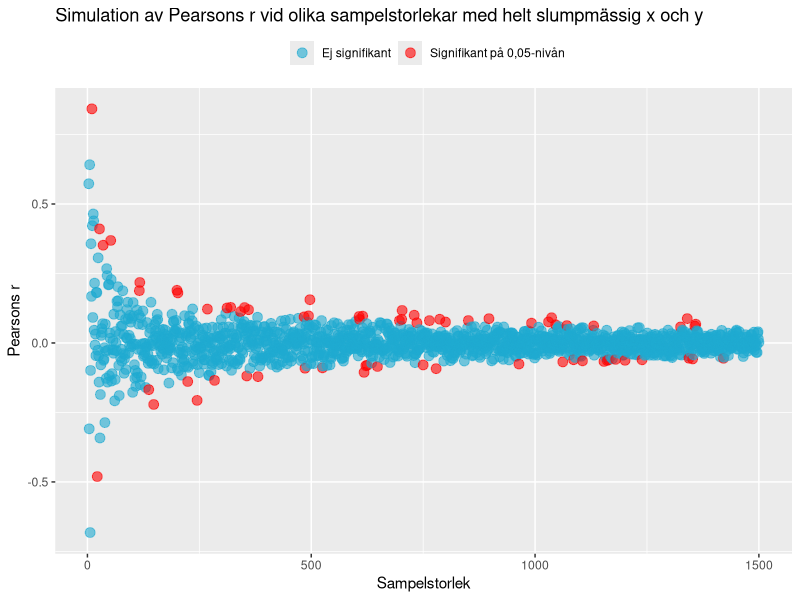
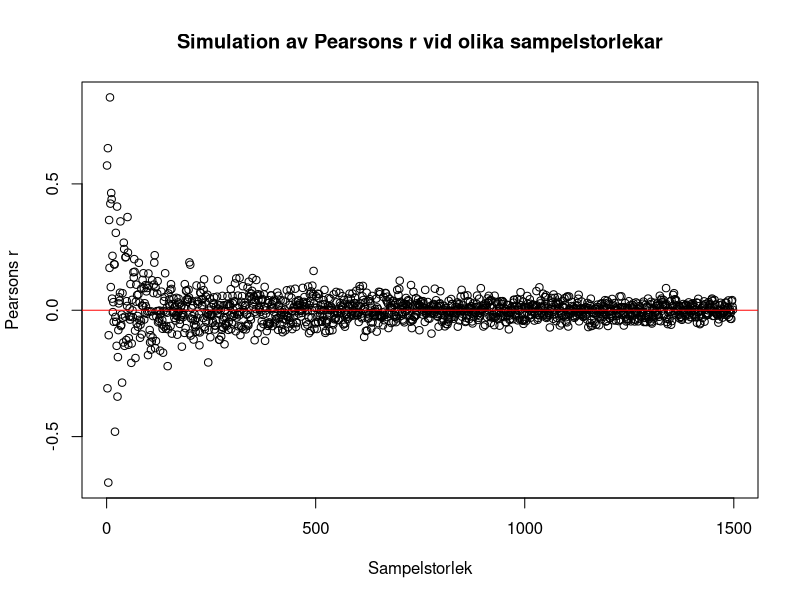
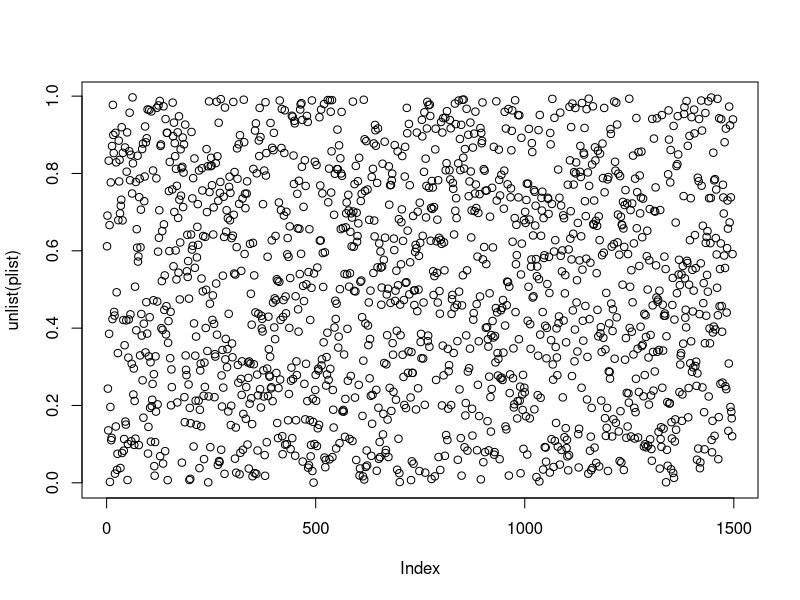

Write R code to recreate these figures, in order.
# Simulation för att hitta signifikanta p-värden i helt slumpmässig data (runif på x och y) av stegvis ökande datastorlek.
# Peter M. Dahlgren
# 2016-05-19
library(ggplot2)
set.seed(1234)    # För reproducerbart resultat.
n <- 1500         # Storlek på sampel.

plist <- list()
rlist <- list()
ilist <- list()
siglist <- list()
for(i in 3:n) # Börja på 3 eftersom df är n-2 för korrelationens signifikanstest.
{
  x <- runif(i, 0, 100)         # Låt x innehålla slumpmässiga värden mellan 0-100.
  y <- runif(i, 0, 100)         # Dito.
  r <- cor(x, y)                # Korrelation mellan x och y. 
  p <- cor.test(x, y)$p.value   # P-värde för r.
  rlist[i] <- r
  plist[i] <- p
  siglist[i] <- (p < 0.05)
  ilist[i] <- i
}

# Skapa data.frame från simulationens resultat.
df <- data.frame(r=unlist(rlist), p=unlist(plist), i=unlist(ilist), sig=factor(unlist(siglist)))

#dev.off()

# Gör snygg ggplot.
ggplot(df, aes(i, r, color=sig)) +
          geom_point(size=3, alpha=.6) +
          scale_color_manual("", values=c("#1FAAD0", "#ff0000"), labels=c("Ej signifikant", "Signifikant på 0,05-nivån")) +
          theme(legend.position = "top") +
          #theme_bw() +
          ggtitle("Simulation av Pearsons r vid olika sampelstorlekar med helt slumpmässig x och y") +        
          ylab("Pearsons r") +
          xlab("Sampelstorlek")


# Gör ful baseplot.
# Plotta alla r.
plot(unlist(rlist), main="Simulation av Pearsons r vid olika sampelstorlekar", 
          ylab="Pearsons r", 
          xlab="Sampelstorlek")
abline(h=0, col="red")       # Dra röd linje rakt genom r=0.
#abline(h=0.05, col="blue")   # Blå linje vid +0.05...
#abline(h=-0.05, col="blue")  # ...samt -0.05

plot(unlist(plist))    # Plotta alla p.

# Hur stor andel signifikanta resultat fick vi på 0.05-nivån?
(sum((unlist(plist) < .05)) / NROW(plist)) * 100 # Bör vara runt 5%.

# 0.01-nivån?
(sum((unlist(plist) < .01)) / NROW(plist)) * 100 # Bör vara runt 1%.

# 0.001-nivån?
(sum((unlist(plist) < .001)) / NROW(plist)) * 100 # Bör vara runt 0,1%.
